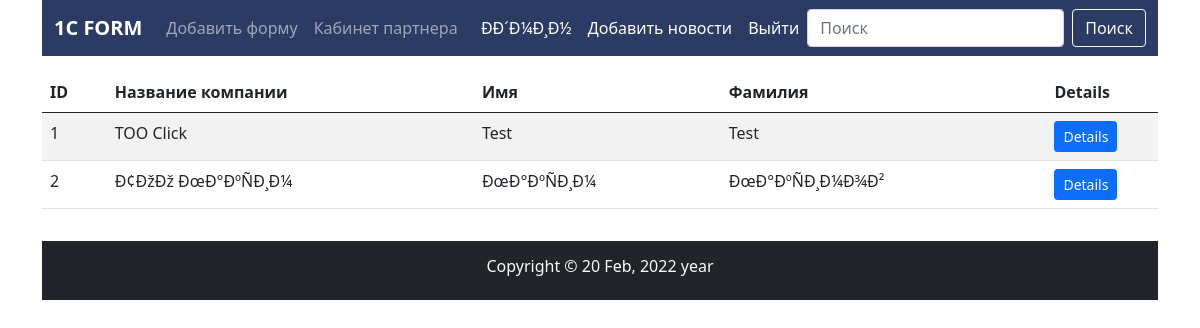
/clients.php (signed in), run on the app's committed database.
### tables this page shows
CREATE TABLE `1cform` (
  `id` int(11) NOT NULL,
  `name_company` varchar(255) NOT NULL,
  `name` varchar(255) NOT NULL,
  `surname` varchar(255) NOT NULL,
  `email` varchar(255) NOT NULL,
  `postcode` int(11) NOT NULL,
  `region` varchar(255) NOT NULL,
  `city` varchar(255) NOT NULL,
  `street` varchar(255) NOT NULL,
  `numhouse` int(8) NOT NULL
);

### user.php (called while the page is built, shortened)
<?php
	if(isset($_SESSION['CURRENT_USER'])){
		$online = true;
	}
?>

### db.php (called while the page is built, shortened)
<?php
	try{
		$connection = new PDO("mysql:host=localhost;dbname=1cform_db", "root", "");
	}catch(PDOException $e){
		echo $e->getMessage();
	}
	function getAllPartners(){
		global $connection;
		try{
			$query = $connection->prepare("SELECT * FROM 1cform");
			$query->execute();
			$result = $query->fetchAll();
		}catch(Exception $e){
			echo $e->getMessage();
		}
		return $result;
	}
?>

### clients.php (the view, shortened to what this page needs)
<?php
	require_once 'db.php';
	require_once 'user.php';
?>
<!DOCTYPE html>
<html>
	<head>
	</head>
	<body>
		<div class="container">
			<?php
				require_once "header.php";
			?>
			<div class="row mt-3">
				<div class="col-12">
                    <?php
                        if($online){
                    ?>
                        <table class="table table-striped">
                            <thead>
                                <tr>
                                    <th>ID</th>
                                    <th>Название компании</th>
                                    <th>Имя</th>
                                    <th>Фамилия</th>
                                    <th width="10%">Details</th>
                                </tr>
                            </thead>
                            <tbody>
                                <?php
                                    $partners = getAllPartners();
                                    if($partners!=null){
                                        foreach($partners as $prt){
                                ?>
                                        <tr>
                                            <td>
                                                <?php echo $prt['id']; ?>
                                            </td>
                                            <td>
                                                <?php echo $prt['name_company']; ?>
                                            </td>
                                            <td>
                                                <?php echo $prt['name']; ?>
                                            </td>
                                            <td>
                                                <?php echo $prt['surname']; ?>
                                            </td>
                                            <td>
                                                <a href="details.php?id=<?php echo $prt['id'];?>" class="btn btn-primary btn-sm">Details</a>
                                            </td>
                                        </tr>
                                <?php
                                        }
                                    }
                                ?>
                            </tbody>
                        </table>
                    <?php
                        }
                    ?>
				</div>
			</div>
			<div class="row mt-3">
				<div class="col-12">
					<?php
						require_once "footer.php";
					?>
				</div>
			</div>
		</div>
	</body>
</html>

### data on the page
1cform: id "1", name_company "TOO Click", name "Test", surname "Test"
1cform: id "2", name_company "Ð¢ÐžÐž ÐœÐ°ÐºÑÐ¸Ð¼", name "ÐœÐ°ÐºÑÐ¸Ð¼", surname "ÐœÐ°ÐºÑÐ¸Ð¼Ð¾Ð²"

### other printed values
$user['full_name'] "ÐÐ´Ð¼Ð¸Ð½"
